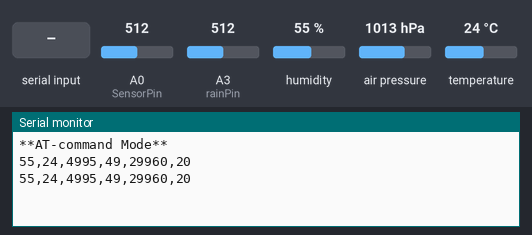
The sketch below on a simulated Arduino Uno, built with avr-gcc and run on an emulated ATmega328P. Shown: the last lines printed to the serial monitor. The inputs (shaded band) are chosen by the test bench; at power-on: humidity 55 %, air pressure 1013 hPa, A0 (SensorPin) = 512, A3 (rainPin) = 512, temperature 24 °C.

Above: at 2.2 s.
2.3 s: humidity set to 22 %
At 3.6 s:
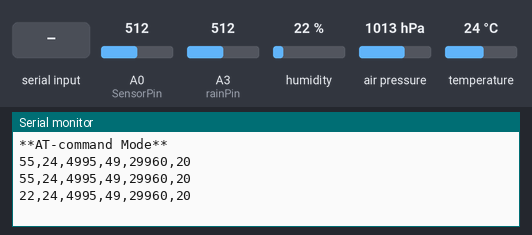
3.8 s: air pressure set to 952 hPa
At 5.0 s:
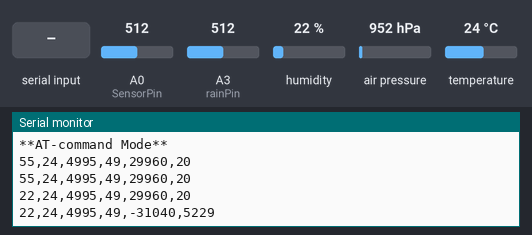
5.3 s: A0 (SensorPin) set to 610
At 5.3 s:
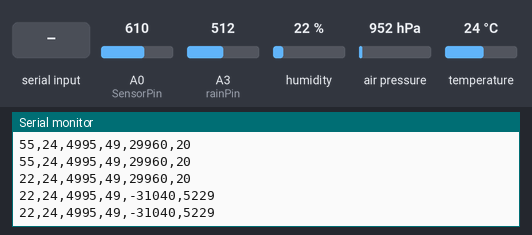
6.8 s: A3 (rainPin) set to 610
At 8.1 s:
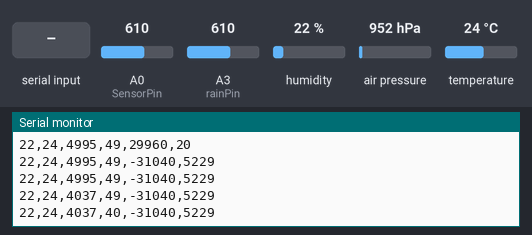
8.3 s: "1\n" received over the second serial link
At 9.2 s:
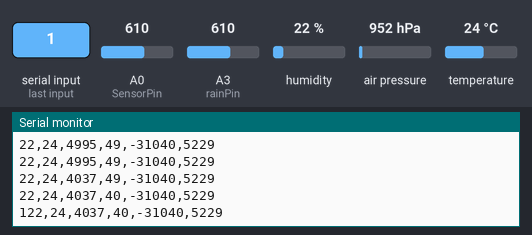
9.8 s: temperature set to 12 °C
At 11.0 s:
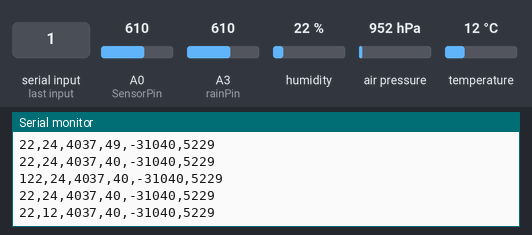
Timing chart, 0 to 12.3 s (numbered marks = the images above; inputs shaded):
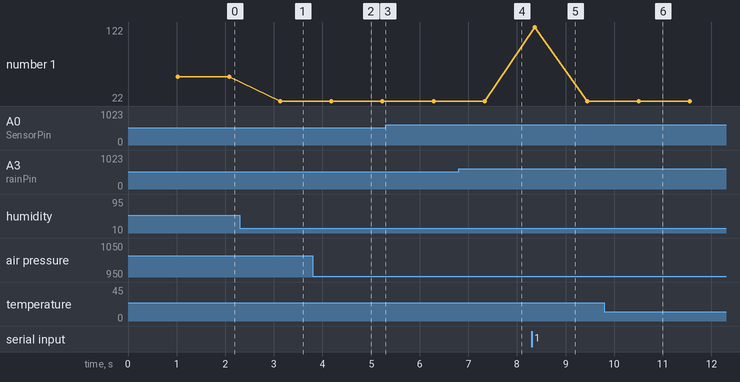

Measured:
- after the input at 2.3 s, the serial monitor: prints a new line after 0.83 s (image 1)
- after the input at 3.8 s, the serial monitor: prints a new line after 0.38 s (image 2)
- after the input at 6.8 s, the serial monitor: prints a new line after 0.54 s (image 4)
- after the input at 8.3 s, the serial monitor: prints a new line after 0.07 s (image 5)
- after the input at 9.8 s, the serial monitor: prints a new line after 0.70 s (image 6)
- plotted number 1: 55 → 22 after the input at 2.3 s

The sketch:

scriere_CSV_526.ino
```cpp
#include <dht.h>
#include <SoftwareSerial.h>

#include <SPI.h>
#include <Wire.h>

#include <Adafruit_Sensor.h>

#include <Adafruit_BMP280.h>

Adafruit_BMP280 bmp; // I2C Interface

SoftwareSerial MyBlue(2, 3); // RX | TX

dht DHT;

#define DHT11_PIN 13
#define SensorPin A0

float sensorValue = 0, moisture_percentage;

int rainPin = A3;

int thresholdValue = 600;

int n, dataArray[6];

void sendRawData(int val){

  dataArray[n] = val;
  n++;
}

void sendToTerminal(){
  char sItoa[10];

  for(int i = 0; i < n-1; i++){
    itoa(dataArray[i], sItoa, 10);

    Serial.write(sItoa);
    Serial.write(",");

    MyBlue.write(sItoa);
    MyBlue.write(",");

    }

    itoa(dataArray[n-1], sItoa, 10);

    Serial.write(sItoa);
    Serial.write("\n");

    MyBlue.write(sItoa);
    MyBlue.write("\n");

    n=0;

    delay(1000);

}

void setup() {

 Serial.begin(9600);
  MyBlue.begin(9600);  //Baud Rate for AT-command Mode.
  Serial.println("**AT-command Mode**");
  delay(1000);
 pinMode(rainPin, INPUT);
  //Serial.println("DHT TEST PROGRAM ");
  //Serial.print("LIBRARY VERSION: ");
  //Serial.println(DHT_LIB_VERSION);
  //Serial.println();
  //Serial.println("Type,\tstatus,\tHumidity (%),\tTemperature (C)");
  if (!bmp.begin(0x77)) {//!bmp.begin(0x76) !bmp.begin(0x77)
    Serial.println(F("Could not find a valid BMP280 sensor, check wiring!"));
    while (1);
  }

  /* Default settings from datasheet. */
  bmp.setSampling(Adafruit_BMP280::MODE_NORMAL,     /* Operating Mode. */
                  Adafruit_BMP280::SAMPLING_X2,     /* Temp. oversampling */
                  Adafruit_BMP280::SAMPLING_X16,    /* Pressure oversampling */
                  Adafruit_BMP280::FILTER_X16,      /* Filtering. */
                  Adafruit_BMP280::STANDBY_MS_500); /* Standby time. */

}

void loop() {
  //from bluetooth to Terminal.
 if (MyBlue.available())
   Serial.write(MyBlue.read());
 //from termial to bluetooth
 if (Serial.available())
   MyBlue.write(Serial.read());

   // READ DATA
  //Serial.print("DHT11, \t");


  int chk = DHT.read11(DHT11_PIN);
  /*
  switch (chk)
  {
    case DHTLIB_OK:
        Serial.print("OK,\t");
        break;
    case DHTLIB_ERROR_CHECKSUM:
        Serial.print("Checksum error,\t");
        break;
    case DHTLIB_ERROR_TIMEOUT:
        Serial.print("Time out error,\t");
        break;
    default:
        Serial.print("Unknown error,\t");
        break;
  }
  */

  sendRawData(DHT.humidity);

  sendRawData(DHT.temperature);


 moisture_percentage = ( 100.0 - ( (analogRead(SensorPin)/1023.00) * 100.0 ) );

 moisture_percentage = moisture_percentage * 100;


 //Serial.print("Soil moisture percentage: ");
 sendRawData((int)moisture_percentage);

 // read the input on analog pin 0:
  int rainValue = ( 100 - ((analogRead(rainPin)/1023.00) * 100));
  //char r_status[50];

  //Serial.print("Raindrop value = ");
  sendRawData(rainValue);

  int pressure = bmp.readPressure()*10; //displaying the pressure in dPa
  int altitude = bmp.readAltitude()*10; //dm

  sendRawData(pressure);
  sendRawData(altitude);

  sendToTerminal();

  //functioneaza asa trebuie sa trimit
  /*
  char incerc[50];

  strcpy(incerc, "420");

  sendRawData(incerc);
  */

  //functioneaza cu wrapper
  /*
  int n = 420;
  String sWrapper = String(n);
  char sArray[50];

  sWrapper.toCharArray(sArray, 50);
  sendRawData(sArray);
  */

  //functioneaza cu itoa


}
```
